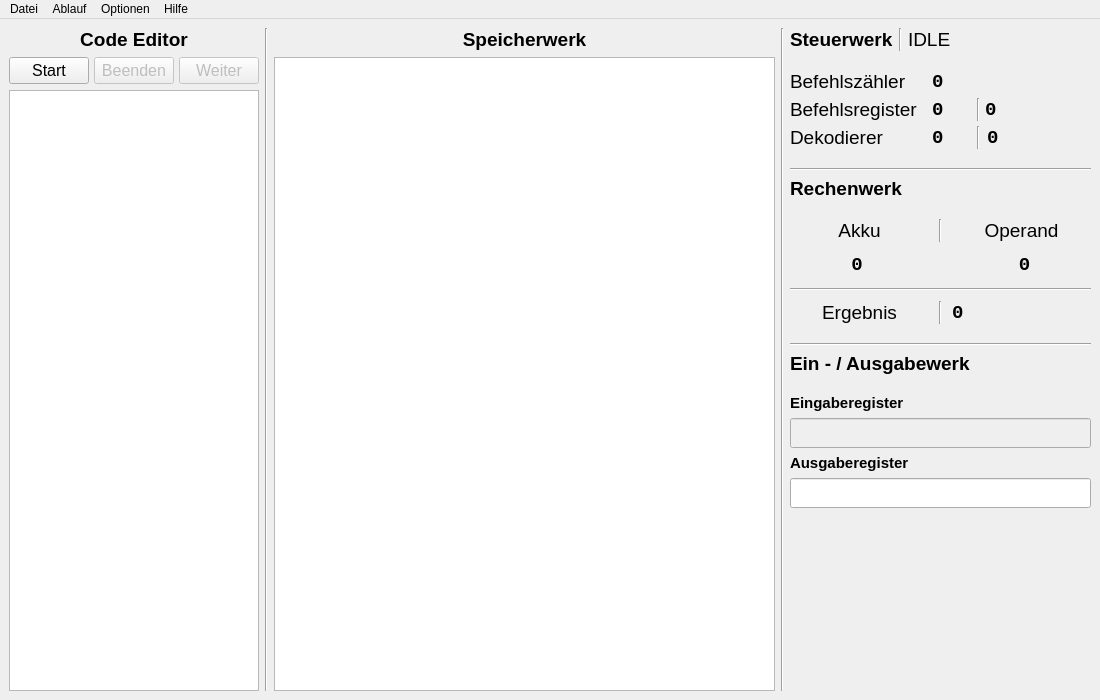
<?xml version="1.0" encoding="UTF-8"?>
<ui version="4.0">
 <author>Steve Heilenz</author>
 <class>MainWindow</class>
 <widget class="QMainWindow" name="MainWindow">
  <property name="geometry">
   <rect>
    <x>0</x>
    <y>0</y>
    <width>1100</width>
    <height>700</height>
   </rect>
  </property>
  <property name="minimumSize">
   <size>
    <width>700</width>
    <height>500</height>
   </size>
  </property>
  <property name="font">
   <font>
    <kerning>true</kerning>
   </font>
  </property>
  <property name="windowTitle">
   <string>Pseudo Assembler</string>
  </property>
  <property name="windowIcon">
   <iconset>
    <normaloff>P.ico</normaloff>P.ico</iconset>
  </property>
  <property name="iconSize">
   <size>
    <width>24</width>
    <height>24</height>
   </size>
  </property>
  <property name="toolButtonStyle">
   <enum>Qt::ToolButtonIconOnly</enum>
  </property>
  <property name="tabShape">
   <enum>QTabWidget::Rounded</enum>
  </property>
  <widget class="QWidget" name="centralwidget">
   <layout class="QHBoxLayout" name="horizontalLayout_4" stretch="4,0,10,0,6">
    <item>
     <layout class="QVBoxLayout" name="verticalLayout">
      <property name="sizeConstraint">
       <enum>QLayout::SetDefaultConstraint</enum>
      </property>
      <item>
       <widget class="QLabel" name="label_2">
        <property name="font">
         <font>
          <pointsize>14</pointsize>
          <weight>75</weight>
          <bold>true</bold>
         </font>
        </property>
        <property name="text">
         <string notr="true">Code Editor</string>
        </property>
        <property name="alignment">
         <set>Qt::AlignCenter</set>
        </property>
       </widget>
      </item>
      <item>
       <layout class="QHBoxLayout" name="horizontalLayout_3">
        <property name="spacing">
         <number>5</number>
        </property>
        <item>
         <widget class="QPushButton" name="button_start">
          <property name="font">
           <font>
            <pointsize>12</pointsize>
            <weight>50</weight>
            <bold>false</bold>
           </font>
          </property>
          <property name="cursor">
           <cursorShape>PointingHandCursor</cursorShape>
          </property>
          <property name="text">
           <string notr="true">Start</string>
          </property>
          <property name="shortcut">
           <string>Ctrl+Space</string>
          </property>
          <property name="autoRepeatDelay">
           <number>100</number>
          </property>
          <property name="autoDefault">
           <bool>false</bool>
          </property>
          <property name="default">
           <bool>false</bool>
          </property>
          <property name="flat">
           <bool>false</bool>
          </property>
         </widget>
        </item>
        <item>
         <widget class="QPushButton" name="button_stop">
          <property name="enabled">
           <bool>false</bool>
          </property>
          <property name="font">
           <font>
            <pointsize>12</pointsize>
           </font>
          </property>
          <property name="cursor">
           <cursorShape>PointingHandCursor</cursorShape>
          </property>
          <property name="text">
           <string>Beenden</string>
          </property>
         </widget>
        </item>
        <item>
         <widget class="QPushButton" name="button_weiter">
          <property name="enabled">
           <bool>false</bool>
          </property>
          <property name="font">
           <font>
            <pointsize>12</pointsize>
           </font>
          </property>
          <property name="cursor">
           <cursorShape>PointingHandCursor</cursorShape>
          </property>
          <property name="text">
           <string notr="true">Weiter</string>
          </property>
          <property name="autoRepeat">
           <bool>true</bool>
          </property>
          <property name="autoRepeatDelay">
           <number>500</number>
          </property>
          <property name="autoRepeatInterval">
           <number>40</number>
          </property>
         </widget>
        </item>
       </layout>
      </item>
      <item>
       <layout class="QHBoxLayout" name="horizontalLayout_5" stretch="0">
        <property name="spacing">
         <number>0</number>
        </property>
        <property name="sizeConstraint">
         <enum>QLayout::SetDefaultConstraint</enum>
        </property>
        <property name="leftMargin">
         <number>0</number>
        </property>
        <item>
         <widget class="CodeEditor" name="Editor">
          <property name="sizePolicy">
           <sizepolicy hsizetype="Expanding" vsizetype="Expanding">
            <horstretch>0</horstretch>
            <verstretch>0</verstretch>
           </sizepolicy>
          </property>
          <property name="minimumSize">
           <size>
            <width>100</width>
            <height>0</height>
           </size>
          </property>
          <property name="font">
           <font>
            <family>Consolas</family>
            <pointsize>15</pointsize>
            <weight>75</weight>
            <bold>true</bold>
           </font>
          </property>
          <property name="lineWrapMode">
           <enum>QPlainTextEdit::NoWrap</enum>
          </property>
          <property name="plainText">
           <string notr="true"/>
          </property>
          <property name="tabStopDistance">
           <double>22.000000000000000</double>
          </property>
         </widget>
        </item>
       </layout>
      </item>
     </layout>
    </item>
    <item>
     <widget class="Line" name="line">
      <property name="orientation">
       <enum>Qt::Vertical</enum>
      </property>
     </widget>
    </item>
    <item>
     <layout class="QVBoxLayout" name="verticalLayout_2">
      <item>
       <widget class="QLabel" name="label">
        <property name="font">
         <font>
          <pointsize>14</pointsize>
          <weight>75</weight>
          <bold>true</bold>
         </font>
        </property>
        <property name="text">
         <string notr="true">Speicherwerk</string>
        </property>
        <property name="alignment">
         <set>Qt::AlignCenter</set>
        </property>
       </widget>
      </item>
      <item>
       <widget class="QTableWidget" name="Speicher">
        <property name="sizePolicy">
         <sizepolicy hsizetype="Expanding" vsizetype="Expanding">
          <horstretch>0</horstretch>
          <verstretch>0</verstretch>
         </sizepolicy>
        </property>
        <property name="sizeIncrement">
         <size>
          <width>0</width>
          <height>0</height>
         </size>
        </property>
        <property name="font">
         <font>
          <family>Consolas</family>
          <pointsize>15</pointsize>
         </font>
        </property>
        <property name="sizeAdjustPolicy">
         <enum>QAbstractScrollArea::AdjustToContentsOnFirstShow</enum>
        </property>
        <property name="editTriggers">
         <set>QAbstractItemView::NoEditTriggers</set>
        </property>
        <property name="tabKeyNavigation">
         <bool>false</bool>
        </property>
        <property name="showDropIndicator" stdset="0">
         <bool>false</bool>
        </property>
        <property name="dragDropOverwriteMode">
         <bool>false</bool>
        </property>
        <property name="alternatingRowColors">
         <bool>true</bool>
        </property>
        <property name="selectionMode">
         <enum>QAbstractItemView::NoSelection</enum>
        </property>
        <property name="selectionBehavior">
         <enum>QAbstractItemView::SelectItems</enum>
        </property>
        <property name="rowCount">
         <number>0</number>
        </property>
        <property name="columnCount">
         <number>0</number>
        </property>
        <attribute name="horizontalHeaderCascadingSectionResizes">
         <bool>true</bool>
        </attribute>
        <attribute name="horizontalHeaderHighlightSections">
         <bool>false</bool>
        </attribute>
        <attribute name="horizontalHeaderMinimumSectionSize">
         <number>30</number>
        </attribute>
        <attribute name="horizontalHeaderStretchLastSection">
         <bool>false</bool>
        </attribute>
        <attribute name="verticalHeaderVisible">
         <bool>false</bool>
        </attribute>
        <attribute name="verticalHeaderCascadingSectionResizes">
         <bool>true</bool>
        </attribute>
        <attribute name="verticalHeaderHighlightSections">
         <bool>false</bool>
        </attribute>
        <attribute name="verticalHeaderStretchLastSection">
         <bool>false</bool>
        </attribute>
       </widget>
      </item>
     </layout>
    </item>
    <item>
     <widget class="Line" name="line_2">
      <property name="orientation">
       <enum>Qt::Vertical</enum>
      </property>
     </widget>
    </item>
    <item>
     <layout class="QVBoxLayout" name="verticalLayout_3" stretch="0,0,0,0,0,0,0,0,0,0,0,0,0,0,0,0,1">
      <item>
       <layout class="QHBoxLayout" name="horizontalLayout_13" stretch="5,0,20">
        <item>
         <widget class="QLabel" name="label_3">
          <property name="font">
           <font>
            <pointsize>14</pointsize>
            <weight>75</weight>
            <bold>true</bold>
           </font>
          </property>
          <property name="text">
           <string notr="true">Steuerwerk</string>
          </property>
         </widget>
        </item>
        <item>
         <widget class="Line" name="line_7">
          <property name="orientation">
           <enum>Qt::Vertical</enum>
          </property>
         </widget>
        </item>
        <item>
         <widget class="QLabel" name="label_which_cycle">
          <property name="font">
           <font>
            <pointsize>14</pointsize>
           </font>
          </property>
          <property name="text">
           <string notr="true">IDLE</string>
          </property>
         </widget>
        </item>
       </layout>
      </item>
      <item>
       <spacer name="verticalSpacer_3">
        <property name="orientation">
         <enum>Qt::Vertical</enum>
        </property>
        <property name="sizeHint" stdset="0">
         <size>
          <width>254</width>
          <height>13</height>
         </size>
        </property>
       </spacer>
      </item>
      <item>
       <layout class="QVBoxLayout" name="verticalLayout_8" stretch="10">
        <item>
         <layout class="QHBoxLayout" name="horizontalLayout_8" stretch="0,1,10,5">
          <property name="spacing">
           <number>5</number>
          </property>
          <property name="rightMargin">
           <number>20</number>
          </property>
          <item>
           <layout class="QVBoxLayout" name="verticalLayout_5">
            <item>
             <widget class="QLabel" name="label_13">
              <property name="font">
               <font>
                <pointsize>14</pointsize>
               </font>
              </property>
              <property name="text">
               <string notr="true">Befehlszähler</string>
              </property>
             </widget>
            </item>
            <item>
             <widget class="QLabel" name="label_14">
              <property name="font">
               <font>
                <pointsize>14</pointsize>
               </font>
              </property>
              <property name="text">
               <string notr="true">Befehlsregister</string>
              </property>
             </widget>
            </item>
            <item>
             <widget class="QLabel" name="label_15">
              <property name="font">
               <font>
                <pointsize>14</pointsize>
               </font>
              </property>
              <property name="text">
               <string notr="true">Dekodierer</string>
              </property>
             </widget>
            </item>
           </layout>
          </item>
          <item>
           <spacer name="horizontalSpacer">
            <property name="orientation">
             <enum>Qt::Horizontal</enum>
            </property>
            <property name="sizeHint" stdset="0">
             <size>
              <width>40</width>
              <height>20</height>
             </size>
            </property>
           </spacer>
          </item>
          <item>
           <layout class="QVBoxLayout" name="verticalLayout_4" stretch="1,1,1">
            <item>
             <widget class="QLabel" name="label_befehlszaehler">
              <property name="font">
               <font>
                <family>Consolas</family>
                <pointsize>14</pointsize>
                <weight>75</weight>
                <bold>true</bold>
               </font>
              </property>
              <property name="text">
               <string notr="true">0</string>
              </property>
             </widget>
            </item>
            <item>
             <layout class="QHBoxLayout" name="horizontalLayout_12" stretch="2,0,2">
              <item>
               <widget class="QLabel" name="label_befehlsreg_1">
                <property name="minimumSize">
                 <size>
                  <width>0</width>
                  <height>0</height>
                 </size>
                </property>
                <property name="maximumSize">
                 <size>
                  <width>80</width>
                  <height>16777215</height>
                 </size>
                </property>
                <property name="font">
                 <font>
                  <family>Consolas</family>
                  <pointsize>14</pointsize>
                  <weight>75</weight>
                  <bold>true</bold>
                 </font>
                </property>
                <property name="text">
                 <string notr="true">0</string>
                </property>
               </widget>
              </item>
              <item>
               <widget class="Line" name="line_5">
                <property name="orientation">
                 <enum>Qt::Vertical</enum>
                </property>
               </widget>
              </item>
              <item>
               <widget class="QLabel" name="label_befehlsreg_2">
                <property name="maximumSize">
                 <size>
                  <width>80</width>
                  <height>16777215</height>
                 </size>
                </property>
                <property name="font">
                 <font>
                  <family>Consolas</family>
                  <pointsize>14</pointsize>
                  <weight>75</weight>
                  <bold>true</bold>
                 </font>
                </property>
                <property name="text">
                 <string notr="true">0</string>
                </property>
                <property name="alignment">
                 <set>Qt::AlignLeading|Qt::AlignLeft|Qt::AlignVCenter</set>
                </property>
               </widget>
              </item>
             </layout>
            </item>
            <item>
             <layout class="QHBoxLayout" name="horizontalLayout_11" stretch="2,0,2">
              <property name="spacing">
               <number>7</number>
              </property>
              <item>
               <widget class="QLabel" name="label_dekodierer_1">
                <property name="minimumSize">
                 <size>
                  <width>0</width>
                  <height>0</height>
                 </size>
                </property>
                <property name="maximumSize">
                 <size>
                  <width>80</width>
                  <height>16777215</height>
                 </size>
                </property>
                <property name="font">
                 <font>
                  <family>Consolas</family>
                  <pointsize>14</pointsize>
                  <weight>75</weight>
                  <bold>true</bold>
                 </font>
                </property>
                <property name="text">
                 <string notr="true">0</string>
                </property>
                <property name="wordWrap">
                 <bool>true</bool>
                </property>
               </widget>
              </item>
              <item>
               <widget class="Line" name="line_6">
                <property name="orientation">
                 <enum>Qt::Vertical</enum>
                </property>
               </widget>
              </item>
              <item>
               <widget class="QLabel" name="label_dekodierer_2">
                <property name="maximumSize">
                 <size>
                  <width>80</width>
                  <height>16777215</height>
                 </size>
                </property>
                <property name="font">
                 <font>
                  <family>Consolas</family>
                  <pointsize>14</pointsize>
                  <weight>75</weight>
                  <bold>true</bold>
                 </font>
                </property>
                <property name="text">
                 <string notr="true">0</string>
                </property>
                <property name="alignment">
                 <set>Qt::AlignLeading|Qt::AlignLeft|Qt::AlignVCenter</set>
                </property>
               </widget>
              </item>
             </layout>
            </item>
           </layout>
          </item>
          <item>
           <spacer name="horizontalSpacer_6">
            <property name="orientation">
             <enum>Qt::Horizontal</enum>
            </property>
            <property name="sizeHint" stdset="0">
             <size>
              <width>40</width>
              <height>20</height>
             </size>
            </property>
           </spacer>
          </item>
         </layout>
        </item>
       </layout>
      </item>
      <item>
       <spacer name="verticalSpacer">
        <property name="orientation">
         <enum>Qt::Vertical</enum>
        </property>
        <property name="sizeHint" stdset="0">
         <size>
          <width>254</width>
          <height>13</height>
         </size>
        </property>
       </spacer>
      </item>
      <item>
       <widget class="Line" name="line_3">
        <property name="orientation">
         <enum>Qt::Horizontal</enum>
        </property>
       </widget>
      </item>
      <item>
       <widget class="QLabel" name="label_4">
        <property name="font">
         <font>
          <pointsize>14</pointsize>
          <weight>75</weight>
          <bold>true</bold>
         </font>
        </property>
        <property name="text">
         <string notr="true">Rechenwerk</string>
        </property>
       </widget>
      </item>
      <item>
       <spacer name="verticalSpacer_4">
        <property name="orientation">
         <enum>Qt::Vertical</enum>
        </property>
        <property name="sizeHint" stdset="0">
         <size>
          <width>254</width>
          <height>13</height>
         </size>
        </property>
       </spacer>
      </item>
      <item>
       <layout class="QVBoxLayout" name="verticalLayout_6" stretch="0,10,0,10">
        <property name="spacing">
         <number>10</number>
        </property>
        <item>
         <layout class="QHBoxLayout" name="horizontalLayout_9">
          <item>
           <widget class="QLabel" name="label_16">
            <property name="font">
             <font>
              <pointsize>14</pointsize>
             </font>
            </property>
            <property name="text">
             <string notr="true">Akku</string>
            </property>
            <property name="alignment">
             <set>Qt::AlignCenter</set>
            </property>
           </widget>
          </item>
          <item>
           <widget class="Line" name="line_8">
            <property name="orientation">
             <enum>Qt::Vertical</enum>
            </property>
           </widget>
          </item>
          <item>
           <widget class="QLabel" name="label_17">
            <property name="font">
             <font>
              <pointsize>14</pointsize>
             </font>
            </property>
            <property name="text">
             <string notr="true">Operand</string>
            </property>
            <property name="alignment">
             <set>Qt::AlignCenter</set>
            </property>
           </widget>
          </item>
         </layout>
        </item>
        <item>
         <layout class="QHBoxLayout" name="horizontalLayout_6" stretch="0,100,0,0,0,100,0">
          <item>
           <spacer name="horizontalSpacer_2">
            <property name="orientation">
             <enum>Qt::Horizontal</enum>
            </property>
            <property name="sizeHint" stdset="0">
             <size>
              <width>40</width>
              <height>20</height>
             </size>
            </property>
           </spacer>
          </item>
          <item>
           <widget class="QLabel" name="label_accu">
            <property name="maximumSize">
             <size>
              <width>220</width>
              <height>16777215</height>
             </size>
            </property>
            <property name="font">
             <font>
              <family>Consolas</family>
              <pointsize>14</pointsize>
              <weight>75</weight>
              <bold>true</bold>
             </font>
            </property>
            <property name="text">
             <string notr="true">0</string>
            </property>
            <property name="alignment">
             <set>Qt::AlignCenter</set>
            </property>
            <property name="wordWrap">
             <bool>true</bool>
            </property>
            <property name="textInteractionFlags">
             <set>Qt::NoTextInteraction</set>
            </property>
           </widget>
          </item>
          <item>
           <spacer name="horizontalSpacer_5">
            <property name="orientation">
             <enum>Qt::Horizontal</enum>
            </property>
            <property name="sizeHint" stdset="0">
             <size>
              <width>40</width>
              <height>20</height>
             </size>
            </property>
           </spacer>
          </item>
          <item>
           <widget class="QLabel" name="label_operation">
            <property name="font">
             <font>
              <family>Consolas</family>
              <pointsize>17</pointsize>
              <weight>75</weight>
              <bold>true</bold>
             </font>
            </property>
            <property name="layoutDirection">
             <enum>Qt::LeftToRight</enum>
            </property>
            <property name="text">
             <string notr="true"/>
            </property>
            <property name="alignment">
             <set>Qt::AlignCenter</set>
            </property>
           </widget>
          </item>
          <item>
           <spacer name="horizontalSpacer_4">
            <property name="orientation">
             <enum>Qt::Horizontal</enum>
            </property>
            <property name="sizeHint" stdset="0">
             <size>
              <width>40</width>
              <height>20</height>
             </size>
            </property>
           </spacer>
          </item>
          <item>
           <widget class="QLabel" name="label_operand">
            <property name="maximumSize">
             <size>
              <width>220</width>
              <height>16777215</height>
             </size>
            </property>
            <property name="font">
             <font>
              <family>Consolas</family>
              <pointsize>14</pointsize>
              <weight>75</weight>
              <bold>true</bold>
             </font>
            </property>
            <property name="text">
             <string>0</string>
            </property>
            <property name="scaledContents">
             <bool>false</bool>
            </property>
            <property name="alignment">
             <set>Qt::AlignCenter</set>
            </property>
            <property name="wordWrap">
             <bool>false</bool>
            </property>
            <property name="textInteractionFlags">
             <set>Qt::NoTextInteraction</set>
            </property>
           </widget>
          </item>
          <item>
           <spacer name="horizontalSpacer_3">
            <property name="orientation">
             <enum>Qt::Horizontal</enum>
            </property>
            <property name="sizeHint" stdset="0">
             <size>
              <width>40</width>
              <height>20</height>
             </size>
            </property>
           </spacer>
          </item>
         </layout>
        </item>
        <item>
         <widget class="Line" name="line_10">
          <property name="orientation">
           <enum>Qt::Horizontal</enum>
          </property>
         </widget>
        </item>
        <item>
         <layout class="QHBoxLayout" name="horizontalLayout_10">
          <item>
           <widget class="QLabel" name="label_19">
            <property name="font">
             <font>
              <pointsize>14</pointsize>
             </font>
            </property>
            <property name="text">
             <string notr="true">Ergebnis</string>
            </property>
            <property name="alignment">
             <set>Qt::AlignCenter</set>
            </property>
           </widget>
          </item>
          <item>
           <widget class="Line" name="line_9">
            <property name="orientation">
             <enum>Qt::Vertical</enum>
            </property>
           </widget>
          </item>
          <item>
           <widget class="QLabel" name="label_result">
            <property name="maximumSize">
             <size>
              <width>350</width>
              <height>16777215</height>
             </size>
            </property>
            <property name="font">
             <font>
              <family>Consolas</family>
              <pointsize>14</pointsize>
              <weight>75</weight>
              <bold>true</bold>
             </font>
            </property>
            <property name="text">
             <string notr="true">0</string>
            </property>
            <property name="wordWrap">
             <bool>true</bool>
            </property>
           </widget>
          </item>
         </layout>
        </item>
       </layout>
      </item>
      <item>
       <spacer name="verticalSpacer_2">
        <property name="orientation">
         <enum>Qt::Vertical</enum>
        </property>
        <property name="sizeHint" stdset="0">
         <size>
          <width>254</width>
          <height>13</height>
         </size>
        </property>
       </spacer>
      </item>
      <item>
       <widget class="Line" name="line_4">
        <property name="orientation">
         <enum>Qt::Horizontal</enum>
        </property>
       </widget>
      </item>
      <item>
       <widget class="QLabel" name="label_5">
        <property name="font">
         <font>
          <pointsize>14</pointsize>
          <weight>75</weight>
          <bold>true</bold>
         </font>
        </property>
        <property name="text">
         <string notr="true">Ein - / Ausgabewerk</string>
        </property>
       </widget>
      </item>
      <item>
       <spacer name="verticalSpacer_6">
        <property name="orientation">
         <enum>Qt::Vertical</enum>
        </property>
        <property name="sizeHint" stdset="0">
         <size>
          <width>254</width>
          <height>13</height>
         </size>
        </property>
       </spacer>
      </item>
      <item>
       <widget class="QLabel" name="label_6">
        <property name="font">
         <font>
          <pointsize>11</pointsize>
          <weight>75</weight>
          <bold>true</bold>
         </font>
        </property>
        <property name="text">
         <string notr="true">Eingaberegister </string>
        </property>
       </widget>
      </item>
      <item>
       <layout class="QHBoxLayout" name="horizontalLayout_2">
        <item>
         <widget class="QLineEdit" name="input_reg">
          <property name="enabled">
           <bool>false</bool>
          </property>
          <property name="font">
           <font>
            <family>Consolas</family>
            <pointsize>14</pointsize>
            <weight>75</weight>
            <bold>true</bold>
           </font>
          </property>
          <property name="inputMask">
           <string/>
          </property>
          <property name="text">
           <string/>
          </property>
          <property name="maxLength">
           <number>32767</number>
          </property>
          <property name="echoMode">
           <enum>QLineEdit::Normal</enum>
          </property>
          <property name="dragEnabled">
           <bool>true</bool>
          </property>
          <property name="clearButtonEnabled">
           <bool>false</bool>
          </property>
         </widget>
        </item>
       </layout>
      </item>
      <item>
       <widget class="QLabel" name="label_7">
        <property name="font">
         <font>
          <pointsize>11</pointsize>
          <weight>75</weight>
          <bold>true</bold>
         </font>
        </property>
        <property name="text">
         <string notr="true">Ausgaberegister</string>
        </property>
       </widget>
      </item>
      <item>
       <layout class="QHBoxLayout" name="horizontalLayout">
        <item>
         <widget class="QLineEdit" name="output_reg">
          <property name="font">
           <font>
            <family>Consolas</family>
            <pointsize>14</pointsize>
            <weight>75</weight>
            <bold>true</bold>
           </font>
          </property>
          <property name="maxLength">
           <number>9999999</number>
          </property>
          <property name="dragEnabled">
           <bool>true</bool>
          </property>
          <property name="readOnly">
           <bool>true</bool>
          </property>
          <property name="cursorMoveStyle">
           <enum>Qt::LogicalMoveStyle</enum>
          </property>
          <property name="clearButtonEnabled">
           <bool>false</bool>
          </property>
         </widget>
        </item>
       </layout>
      </item>
      <item>
       <spacer name="verticalSpacer_5">
        <property name="orientation">
         <enum>Qt::Vertical</enum>
        </property>
        <property name="sizeHint" stdset="0">
         <size>
          <width>20</width>
          <height>40</height>
         </size>
        </property>
       </spacer>
      </item>
     </layout>
    </item>
   </layout>
  </widget>
  <widget class="QMenuBar" name="menubar">
   <property name="geometry">
    <rect>
     <x>0</x>
     <y>0</y>
     <width>1100</width>
     <height>26</height>
    </rect>
   </property>
   <widget class="QMenu" name="menuDatei">
    <property name="font">
     <font>
      <pointsize>9</pointsize>
      <weight>50</weight>
      <bold>false</bold>
     </font>
    </property>
    <property name="title">
     <string>Datei</string>
    </property>
    <widget class="QMenu" name="menuDemo">
     <property name="title">
      <string>Demo</string>
     </property>
     <addaction name="actionFakult_t"/>
     <addaction name="actionQuersumme"/>
     <addaction name="actionSumme_a_bis_b_mit_Schleife"/>
     <addaction name="actionSumme_a_bis_b_ohne_Schleife"/>
     <addaction name="actionDurchschnitt_dreier_Zahlen_floor"/>
     <addaction name="actionDurchschnitt_beliebig_vieler_Zahlen"/>
    </widget>
    <addaction name="actionNeu"/>
    <addaction name="action_ffnen"/>
    <addaction name="actionSpeichern"/>
    <addaction name="actionSpeichernAls"/>
    <addaction name="separator"/>
    <addaction name="menuDemo"/>
   </widget>
   <widget class="QMenu" name="menuHilfe">
    <property name="sizePolicy">
     <sizepolicy hsizetype="Preferred" vsizetype="Preferred">
      <horstretch>0</horstretch>
      <verstretch>0</verstretch>
     </sizepolicy>
    </property>
    <property name="title">
     <string>Hilfe</string>
    </property>
    <property name="separatorsCollapsible">
     <bool>false</bool>
    </property>
    <addaction name="actionDokumentation"/>
    <addaction name="actionInfo"/>
   </widget>
   <widget class="QMenu" name="menuAninmation">
    <property name="title">
     <string>Ablauf</string>
    </property>
    <widget class="QMenu" name="menuVollst_ndig">
     <property name="enabled">
      <bool>true</bool>
     </property>
     <property name="title">
      <string>Vollständig</string>
     </property>
     <addaction name="action0s"/>
     <addaction name="action1s"/>
     <addaction name="action2s"/>
     <addaction name="action3s"/>
     <addaction name="action4s"/>
     <addaction name="action5s"/>
     <addaction name="action10s"/>
    </widget>
    <addaction name="menuVollst_ndig"/>
    <addaction name="separator"/>
    <addaction name="actionVNPhasen"/>
   </widget>
   <widget class="QMenu" name="menuOptionen">
    <property name="title">
     <string>Optionen</string>
    </property>
    <addaction name="actionBefehlssatz_anpassen"/>
    <addaction name="actionZahl_der_angezeigten_Speicherzellen_2"/>
   </widget>
   <addaction name="menuDatei"/>
   <addaction name="menuAninmation"/>
   <addaction name="menuOptionen"/>
   <addaction name="menuHilfe"/>
  </widget>
  <action name="actionNeu">
   <property name="text">
    <string notr="true">Neu</string>
   </property>
   <property name="shortcut">
    <string>Ctrl+N</string>
   </property>
  </action>
  <action name="action_ffnen">
   <property name="text">
    <string notr="true">Öffnen</string>
   </property>
   <property name="shortcut">
    <string>Ctrl+O</string>
   </property>
  </action>
  <action name="actionSpeichernAls">
   <property name="text">
    <string notr="true">Speichern unter</string>
   </property>
   <property name="shortcut">
    <string>Ctrl+Alt+S</string>
   </property>
   <property name="shortcutContext">
    <enum>Qt::WindowShortcut</enum>
   </property>
  </action>
  <action name="actionDokumentation">
   <property name="text">
    <string notr="true">Dokumentation</string>
   </property>
   <property name="shortcut">
    <string/>
   </property>
   <property name="shortcutVisibleInContextMenu">
    <bool>false</bool>
   </property>
  </action>
  <action name="actionBefehlssatz_ver_ndern">
   <property name="text">
    <string notr="true">Befehlssatz anpassen</string>
   </property>
  </action>
  <action name="actionInfo">
   <property name="text">
    <string notr="true">Info</string>
   </property>
  </action>
  <action name="actionQuersumme">
   <property name="text">
    <string notr="true">Quersumme</string>
   </property>
  </action>
  <action name="actionFakult_t">
   <property name="text">
    <string notr="true">Fakultät</string>
   </property>
  </action>
  <action name="actionSumme_a_bis_b_ohne_Schleife">
   <property name="text">
    <string notr="true">Summe a bis b ohne Schleife</string>
   </property>
  </action>
  <action name="actionSumme_a_bis_b_mit_Schleife">
   <property name="text">
    <string notr="true">Summe a bis b mit Schleife</string>
   </property>
  </action>
  <action name="actionDurchschnitt_dreier_Zahlen_floor">
   <property name="text">
    <string>Durchschnitt dreier Zahlen</string>
   </property>
  </action>
  <action name="action1s">
   <property name="checkable">
    <bool>true</bool>
   </property>
   <property name="checked">
    <bool>false</bool>
   </property>
   <property name="enabled">
    <bool>true</bool>
   </property>
   <property name="text">
    <string notr="true">1s</string>
   </property>
  </action>
  <action name="action2s">
   <property name="checkable">
    <bool>true</bool>
   </property>
   <property name="text">
    <string notr="true">2s</string>
   </property>
  </action>
  <action name="action3s">
   <property name="checkable">
    <bool>true</bool>
   </property>
   <property name="text">
    <string notr="true">3s</string>
   </property>
  </action>
  <action name="action4s">
   <property name="checkable">
    <bool>true</bool>
   </property>
   <property name="text">
    <string notr="true">4s</string>
   </property>
  </action>
  <action name="action5s">
   <property name="checkable">
    <bool>true</bool>
   </property>
   <property name="text">
    <string notr="true">5s</string>
   </property>
  </action>
  <action name="action6s">
   <property name="checkable">
    <bool>true</bool>
   </property>
   <property name="text">
    <string>6s</string>
   </property>
  </action>
  <action name="action7s">
   <property name="checkable">
    <bool>true</bool>
   </property>
   <property name="text">
    <string>7s</string>
   </property>
  </action>
  <action name="action8s">
   <property name="checkable">
    <bool>true</bool>
   </property>
   <property name="text">
    <string>8s</string>
   </property>
  </action>
  <action name="action9s">
   <property name="checkable">
    <bool>true</bool>
   </property>
   <property name="text">
    <string>9s</string>
   </property>
  </action>
  <action name="action10s">
   <property name="checkable">
    <bool>true</bool>
   </property>
   <property name="text">
    <string notr="true">10s</string>
   </property>
  </action>
  <action name="actionVNPhasen">
   <property name="checkable">
    <bool>true</bool>
   </property>
   <property name="text">
    <string>VN-Phasen</string>
   </property>
  </action>
  <action name="action0s">
   <property name="checkable">
    <bool>true</bool>
   </property>
   <property name="checked">
    <bool>true</bool>
   </property>
   <property name="text">
    <string notr="true">0s</string>
   </property>
  </action>
  <action name="actionSpeichern_als">
   <property name="text">
    <string>Speichern als</string>
   </property>
   <property name="shortcut">
    <string>Ctrl+Alt+S</string>
   </property>
  </action>
  <action name="actions">
   <property name="text">
    <string>s</string>
   </property>
  </action>
  <action name="actionZahl_der_angezeigten_Speicherzellen">
   <property name="text">
    <string notr="true">Zahl der angezeigten Speicherzellen</string>
   </property>
  </action>
  <action name="actionSpeichern">
   <property name="text">
    <string notr="true">Speichern</string>
   </property>
   <property name="shortcut">
    <string>Ctrl+S</string>
   </property>
  </action>
  <action name="actionDurchschnitt_beliebig_vieler_Zahlen">
   <property name="text">
    <string>Durchschnitt beliebig vieler Zahlen</string>
   </property>
  </action>
  <action name="actionZahl_der_angezeigten_Speicherzellen_2">
   <property name="text">
    <string>Zahl der angezeigten Speicherzellen</string>
   </property>
  </action>
  <action name="actionBefehlssatz_anpassen">
   <property name="text">
    <string>Befehlssatz anpassen</string>
   </property>
  </action>
 </widget>
 <customwidgets>
  <customwidget>
   <class>CodeEditor</class>
   <extends>QPlainTextEdit</extends>
   <header>codeeditor.h</header>
  </customwidget>
 </customwidgets>
 <resources/>
 <connections/>
</ui>
